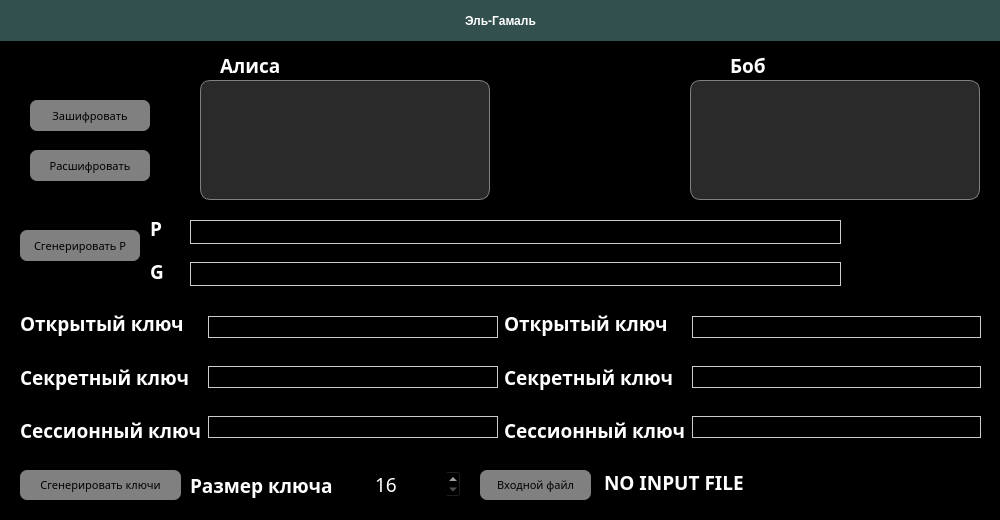
<?xml version="1.0" encoding="UTF-8"?>
<ui version="4.0">
 <class>MainWindow</class>
 <widget class="QMainWindow" name="MainWindow">
  <property name="geometry">
   <rect>
    <x>0</x>
    <y>0</y>
    <width>1000</width>
    <height>520</height>
   </rect>
  </property>
  <property name="sizePolicy">
   <sizepolicy hsizetype="Fixed" vsizetype="Fixed">
    <horstretch>0</horstretch>
    <verstretch>0</verstretch>
   </sizepolicy>
  </property>
  <property name="minimumSize">
   <size>
    <width>685</width>
    <height>520</height>
   </size>
  </property>
  <property name="maximumSize">
   <size>
    <width>1000</width>
    <height>650</height>
   </size>
  </property>
  <property name="windowTitle">
   <string>ElGamal</string>
  </property>
  <widget class="QWidget" name="centralwidget">
   <property name="styleSheet">
    <string notr="true">background-color: #000</string>
   </property>
   <widget class="QLabel" name="label_9">
    <property name="geometry">
     <rect>
      <x>730</x>
      <y>50</y>
      <width>41</width>
      <height>30</height>
     </rect>
    </property>
    <property name="font">
     <font>
      <family>Century Gothic</family>
      <pointsize>14</pointsize>
      <weight>87</weight>
      <italic>false</italic>
      <bold>true</bold>
     </font>
    </property>
    <property name="styleSheet">
     <string notr="true">color: white;
font: 14pt &quot;Century Gothic&quot;;
font-weight: 700;</string>
    </property>
    <property name="text">
     <string>Боб</string>
    </property>
   </widget>
   <widget class="QFrame" name="frame">
    <property name="geometry">
     <rect>
      <x>0</x>
      <y>0</y>
      <width>1001</width>
      <height>41</height>
     </rect>
    </property>
    <property name="styleSheet">
     <string notr="true">background-color: rgb(49, 80, 78)</string>
    </property>
    <property name="frameShape">
     <enum>QFrame::StyledPanel</enum>
    </property>
    <property name="frameShadow">
     <enum>QFrame::Raised</enum>
    </property>
    <widget class="QWidget" name="horizontalLayoutWidget_3">
     <property name="geometry">
      <rect>
       <x>0</x>
       <y>0</y>
       <width>1001</width>
       <height>41</height>
      </rect>
     </property>
     <layout class="QHBoxLayout" name="horizontalLayout_3">
      <item>
       <spacer name="horizontalSpacer_2">
        <property name="orientation">
         <enum>Qt::Horizontal</enum>
        </property>
        <property name="sizeHint" stdset="0">
         <size>
          <width>40</width>
          <height>20</height>
         </size>
        </property>
       </spacer>
      </item>
      <item>
       <widget class="QLabel" name="label_4">
        <property name="styleSheet">
         <string notr="true">color: white;
font: 18pt &quot;Century Gothic&quot;;
font-weight: 700;</string>
        </property>
        <property name="text">
         <string>Эль-Гамаль</string>
        </property>
       </widget>
      </item>
      <item>
       <spacer name="horizontalSpacer">
        <property name="orientation">
         <enum>Qt::Horizontal</enum>
        </property>
        <property name="sizeHint" stdset="0">
         <size>
          <width>40</width>
          <height>20</height>
         </size>
        </property>
       </spacer>
      </item>
     </layout>
    </widget>
   </widget>
   <widget class="QLabel" name="label_8">
    <property name="geometry">
     <rect>
      <x>220</x>
      <y>50</y>
      <width>71</width>
      <height>30</height>
     </rect>
    </property>
    <property name="font">
     <font>
      <family>Century Gothic</family>
      <pointsize>14</pointsize>
      <weight>87</weight>
      <italic>false</italic>
      <bold>true</bold>
     </font>
    </property>
    <property name="styleSheet">
     <string notr="true">color: white;
font: 14pt &quot;Century Gothic&quot;;
font-weight: 700;</string>
    </property>
    <property name="text">
     <string>Алиса</string>
    </property>
   </widget>
   <widget class="QTextBrowser" name="text_browser">
    <property name="geometry">
     <rect>
      <x>690</x>
      <y>80</y>
      <width>290</width>
      <height>120</height>
     </rect>
    </property>
    <property name="styleSheet">
     <string notr="true">background-color: rgb(42, 42, 42);
border: 1px solid gray;
border-radius: 10px;
color: white;
</string>
    </property>
   </widget>
   <widget class="QPlainTextEdit" name="text_edit">
    <property name="geometry">
     <rect>
      <x>200</x>
      <y>80</y>
      <width>290</width>
      <height>120</height>
     </rect>
    </property>
    <property name="styleSheet">
     <string notr="true">background-color: rgb(42, 42, 42);
border: 1px solid gray;
border-radius: 10px;
color: white;
</string>
    </property>
    <property name="readOnly">
     <bool>false</bool>
    </property>
   </widget>
   <widget class="QWidget" name="horizontalLayoutWidget">
    <property name="geometry">
     <rect>
      <x>20</x>
      <y>300</y>
      <width>961</width>
      <height>154</height>
     </rect>
    </property>
    <layout class="QHBoxLayout" name="horizontalLayout">
     <item>
      <layout class="QHBoxLayout" name="horizontalLayout_2" stretch="1,5">
       <item>
        <layout class="QVBoxLayout" name="verticalLayout_2">
         <item>
          <widget class="QLabel" name="label_public_key">
           <property name="font">
            <font>
             <family>Century Gothic</family>
             <pointsize>14</pointsize>
             <weight>75</weight>
             <bold>true</bold>
            </font>
           </property>
           <property name="styleSheet">
            <string notr="true">color: white;</string>
           </property>
           <property name="text">
            <string>Открытый ключ</string>
           </property>
          </widget>
         </item>
         <item>
          <widget class="QLabel" name="label_private_key">
           <property name="font">
            <font>
             <family>Century Gothic</family>
             <pointsize>14</pointsize>
             <weight>75</weight>
             <bold>true</bold>
            </font>
           </property>
           <property name="styleSheet">
            <string notr="true">color: white;</string>
           </property>
           <property name="text">
            <string>Секретный ключ</string>
           </property>
          </widget>
         </item>
         <item>
          <widget class="QLabel" name="label_session_key">
           <property name="font">
            <font>
             <family>Century Gothic</family>
             <pointsize>14</pointsize>
             <weight>75</weight>
             <bold>true</bold>
            </font>
           </property>
           <property name="styleSheet">
            <string notr="true">color: white;</string>
           </property>
           <property name="text">
            <string>Сессионный ключ</string>
           </property>
          </widget>
         </item>
        </layout>
       </item>
       <item>
        <layout class="QVBoxLayout" name="verticalLayout_3">
         <property name="spacing">
          <number>12</number>
         </property>
         <property name="bottomMargin">
          <number>0</number>
         </property>
         <item>
          <widget class="QLineEdit" name="lineEdit_public_key">
           <property name="enabled">
            <bool>true</bool>
           </property>
           <property name="font">
            <font>
             <family>Century Gothic</family>
             <pointsize>10</pointsize>
            </font>
           </property>
           <property name="styleSheet">
            <string notr="true">border: 1px solid #ccc;
color: white;</string>
           </property>
           <property name="readOnly">
            <bool>true</bool>
           </property>
          </widget>
         </item>
         <item>
          <widget class="QLineEdit" name="lineEdit_private_key">
           <property name="enabled">
            <bool>true</bool>
           </property>
           <property name="font">
            <font>
             <family>Century Gothic</family>
             <pointsize>10</pointsize>
            </font>
           </property>
           <property name="styleSheet">
            <string notr="true">border: 1px solid #ccc;
color: white;</string>
           </property>
           <property name="readOnly">
            <bool>true</bool>
           </property>
          </widget>
         </item>
         <item>
          <widget class="QLineEdit" name="lineEdit_session_key">
           <property name="enabled">
            <bool>true</bool>
           </property>
           <property name="font">
            <font>
             <family>Century Gothic</family>
             <pointsize>10</pointsize>
            </font>
           </property>
           <property name="styleSheet">
            <string notr="true">border: 1px solid #ccc;
color: white;</string>
           </property>
           <property name="readOnly">
            <bool>true</bool>
           </property>
          </widget>
         </item>
        </layout>
       </item>
      </layout>
     </item>
     <item>
      <layout class="QVBoxLayout" name="verticalLayout"/>
     </item>
     <item>
      <layout class="QHBoxLayout" name="horizontalLayout_4" stretch="1,5">
       <item>
        <layout class="QVBoxLayout" name="verticalLayout_4">
         <item>
          <widget class="QLabel" name="label_public_key_2">
           <property name="font">
            <font>
             <family>Century Gothic</family>
             <pointsize>14</pointsize>
             <weight>75</weight>
             <bold>true</bold>
            </font>
           </property>
           <property name="styleSheet">
            <string notr="true">color: white;</string>
           </property>
           <property name="text">
            <string>Открытый ключ</string>
           </property>
          </widget>
         </item>
         <item>
          <widget class="QLabel" name="label_private_key_2">
           <property name="font">
            <font>
             <family>Century Gothic</family>
             <pointsize>14</pointsize>
             <weight>75</weight>
             <bold>true</bold>
            </font>
           </property>
           <property name="styleSheet">
            <string notr="true">color: white;</string>
           </property>
           <property name="text">
            <string>Секретный ключ</string>
           </property>
          </widget>
         </item>
         <item>
          <widget class="QLabel" name="label_session_key_2">
           <property name="font">
            <font>
             <family>Century Gothic</family>
             <pointsize>14</pointsize>
             <weight>75</weight>
             <bold>true</bold>
            </font>
           </property>
           <property name="styleSheet">
            <string notr="true">color: white;</string>
           </property>
           <property name="text">
            <string>Сессионный ключ</string>
           </property>
          </widget>
         </item>
        </layout>
       </item>
       <item>
        <layout class="QVBoxLayout" name="verticalLayout_5">
         <property name="spacing">
          <number>12</number>
         </property>
         <property name="bottomMargin">
          <number>0</number>
         </property>
         <item>
          <widget class="QLineEdit" name="lineEdit_public_key_2">
           <property name="enabled">
            <bool>true</bool>
           </property>
           <property name="font">
            <font>
             <family>Century Gothic</family>
             <pointsize>10</pointsize>
            </font>
           </property>
           <property name="styleSheet">
            <string notr="true">border: 1px solid #ccc;
color: white;</string>
           </property>
           <property name="readOnly">
            <bool>true</bool>
           </property>
          </widget>
         </item>
         <item>
          <widget class="QLineEdit" name="lineEdit_private_key_2">
           <property name="enabled">
            <bool>true</bool>
           </property>
           <property name="font">
            <font>
             <family>Century Gothic</family>
             <pointsize>10</pointsize>
            </font>
           </property>
           <property name="styleSheet">
            <string notr="true">border: 1px solid #ccc;
color: white;</string>
           </property>
           <property name="readOnly">
            <bool>true</bool>
           </property>
          </widget>
         </item>
         <item>
          <widget class="QLineEdit" name="lineEdit_session_key_2">
           <property name="enabled">
            <bool>true</bool>
           </property>
           <property name="font">
            <font>
             <family>Century Gothic</family>
             <pointsize>10</pointsize>
            </font>
           </property>
           <property name="styleSheet">
            <string notr="true">border: 1px solid #ccc;
color: white;</string>
           </property>
           <property name="readOnly">
            <bool>true</bool>
           </property>
          </widget>
         </item>
        </layout>
       </item>
      </layout>
     </item>
    </layout>
   </widget>
   <widget class="QPushButton" name="gen_btn">
    <property name="geometry">
     <rect>
      <x>20</x>
      <y>470</y>
      <width>161</width>
      <height>30</height>
     </rect>
    </property>
    <property name="font">
     <font>
      <family>Century Gothic</family>
      <pointsize>8</pointsize>
     </font>
    </property>
    <property name="styleSheet">
     <string notr="true">QPushButton {
	color: black;
	background-color: grey;
	border-radius: 7px;
}

QPushButton:pressed {
	background-color: rgb(102, 102, 102);
}</string>
    </property>
    <property name="text">
     <string>Сгенерировать ключи</string>
    </property>
   </widget>
   <widget class="QPushButton" name="encrypt_btn">
    <property name="geometry">
     <rect>
      <x>30</x>
      <y>100</y>
      <width>120</width>
      <height>31</height>
     </rect>
    </property>
    <property name="font">
     <font>
      <family>Century Gothic</family>
      <pointsize>8</pointsize>
     </font>
    </property>
    <property name="styleSheet">
     <string notr="true">QPushButton {
	color: black;
	background-color: grey;
	border-radius: 7px;
}

QPushButton:pressed {
	background-color: rgb(102, 102, 102);
}</string>
    </property>
    <property name="text">
     <string>Зашифровать</string>
    </property>
   </widget>
   <widget class="QLabel" name="label_key_size">
    <property name="geometry">
     <rect>
      <x>190</x>
      <y>470</y>
      <width>178</width>
      <height>30</height>
     </rect>
    </property>
    <property name="font">
     <font>
      <family>Century Gothic</family>
      <pointsize>14</pointsize>
      <weight>75</weight>
      <bold>true</bold>
     </font>
    </property>
    <property name="styleSheet">
     <string notr="true">color: white;</string>
    </property>
    <property name="text">
     <string>Размер ключа</string>
    </property>
   </widget>
   <widget class="QSpinBox" name="key_size_spinBox">
    <property name="geometry">
     <rect>
      <x>370</x>
      <y>470</y>
      <width>91</width>
      <height>28</height>
     </rect>
    </property>
    <property name="font">
     <font>
      <family>Century Gothic</family>
      <pointsize>14</pointsize>
     </font>
    </property>
    <property name="styleSheet">
     <string notr="true">color: white;</string>
    </property>
    <property name="minimum">
     <number>16</number>
    </property>
   </widget>
   <widget class="QLineEdit" name="lineEdit_g">
    <property name="enabled">
     <bool>true</bool>
    </property>
    <property name="geometry">
     <rect>
      <x>190</x>
      <y>262</y>
      <width>651</width>
      <height>24</height>
     </rect>
    </property>
    <property name="font">
     <font>
      <family>Century Gothic</family>
      <pointsize>10</pointsize>
     </font>
    </property>
    <property name="styleSheet">
     <string notr="true">border: 1px solid #ccc;
color: white;</string>
    </property>
    <property name="readOnly">
     <bool>true</bool>
    </property>
   </widget>
   <widget class="QLabel" name="label_g">
    <property name="geometry">
     <rect>
      <x>150</x>
      <y>253</y>
      <width>21</width>
      <height>37</height>
     </rect>
    </property>
    <property name="font">
     <font>
      <family>Century Gothic</family>
      <pointsize>14</pointsize>
      <weight>75</weight>
      <bold>true</bold>
     </font>
    </property>
    <property name="styleSheet">
     <string notr="true">color: white;</string>
    </property>
    <property name="text">
     <string>G</string>
    </property>
   </widget>
   <widget class="QLineEdit" name="lineEdit_p">
    <property name="enabled">
     <bool>true</bool>
    </property>
    <property name="geometry">
     <rect>
      <x>190</x>
      <y>220</y>
      <width>651</width>
      <height>24</height>
     </rect>
    </property>
    <property name="font">
     <font>
      <family>Century Gothic</family>
      <pointsize>10</pointsize>
     </font>
    </property>
    <property name="styleSheet">
     <string notr="true">border: 1px solid #ccc;
color: white;</string>
    </property>
    <property name="readOnly">
     <bool>true</bool>
    </property>
   </widget>
   <widget class="QLabel" name="label_p">
    <property name="geometry">
     <rect>
      <x>150</x>
      <y>210</y>
      <width>21</width>
      <height>37</height>
     </rect>
    </property>
    <property name="font">
     <font>
      <family>Century Gothic</family>
      <pointsize>14</pointsize>
      <weight>75</weight>
      <bold>true</bold>
     </font>
    </property>
    <property name="styleSheet">
     <string notr="true">color: white;</string>
    </property>
    <property name="text">
     <string>P</string>
    </property>
   </widget>
   <widget class="QPushButton" name="p_gen_btn">
    <property name="geometry">
     <rect>
      <x>20</x>
      <y>230</y>
      <width>120</width>
      <height>31</height>
     </rect>
    </property>
    <property name="font">
     <font>
      <family>Century Gothic</family>
      <pointsize>8</pointsize>
     </font>
    </property>
    <property name="styleSheet">
     <string notr="true">QPushButton {
	color: black;
	background-color: grey;
	border-radius: 7px;
}

QPushButton:pressed {
	background-color: rgb(102, 102, 102);
}</string>
    </property>
    <property name="text">
     <string>Сгенерировать P</string>
    </property>
   </widget>
   <widget class="QPushButton" name="decrypt_btn">
    <property name="geometry">
     <rect>
      <x>30</x>
      <y>150</y>
      <width>120</width>
      <height>31</height>
     </rect>
    </property>
    <property name="font">
     <font>
      <family>Century Gothic</family>
      <pointsize>8</pointsize>
     </font>
    </property>
    <property name="styleSheet">
     <string notr="true">QPushButton {
	color: black;
	background-color: grey;
	border-radius: 7px;
}

QPushButton:pressed {
	background-color: rgb(102, 102, 102);
}</string>
    </property>
    <property name="text">
     <string>Расшифровать</string>
    </property>
   </widget>
   <widget class="QPushButton" name="input_file_btn">
    <property name="geometry">
     <rect>
      <x>480</x>
      <y>470</y>
      <width>111</width>
      <height>30</height>
     </rect>
    </property>
    <property name="font">
     <font>
      <family>Century Gothic</family>
      <pointsize>8</pointsize>
     </font>
    </property>
    <property name="styleSheet">
     <string notr="true">QPushButton {
	color: black;
	background-color: grey;
	border-radius: 7px;
}

QPushButton:pressed {
	background-color: rgb(102, 102, 102);
}</string>
    </property>
    <property name="text">
     <string>Входной файл</string>
    </property>
   </widget>
   <widget class="QLabel" name="input_path">
    <property name="geometry">
     <rect>
      <x>604</x>
      <y>472</y>
      <width>371</width>
      <height>20</height>
     </rect>
    </property>
    <property name="font">
     <font>
      <family>Century Gothic</family>
      <pointsize>14</pointsize>
      <weight>75</weight>
      <bold>true</bold>
     </font>
    </property>
    <property name="styleSheet">
     <string notr="true">color: white;</string>
    </property>
    <property name="text">
     <string>NO INPUT FILE</string>
    </property>
   </widget>
  </widget>
 </widget>
 <resources/>
 <connections/>
</ui>
